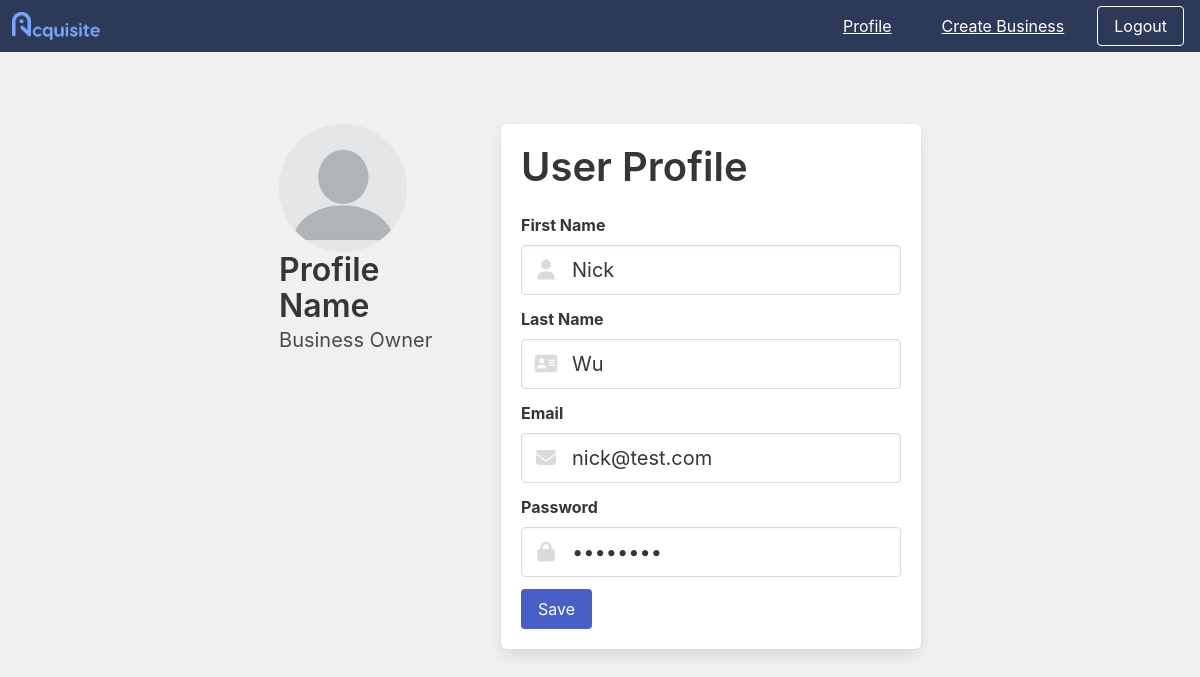
The page /profile (signed in) on the database its author committed.
### models.py (models this page shows, shortened)
class User(db.Model):
    id = db.Column(db.Integer, primary_key=True)
    first_name = db.Column(db.String(128), nullable=False)
    last_name = db.Column(db.String(128), nullable=False)
    email = db.Column(db.String(128), unique=True, nullable=False)
    password = db.Column(db.String(128), nullable=False)
    account_type = db.Column(db.String(20), nullable=False)
    avatar = db.Column(db.String(128), nullable=True)
    businesses = db.relationship('Business', backref='owner', lazy=True)

### app.py (the view, shortened to what this page needs)
@app.route('/profile', methods=['GET', 'POST'])
def profile():
    try:
        user = User.query.get(session['id'])
        return render_template('profile.html', user=user)
    except Exception as e:
        print(e)
        flash('An error occured', 'danger')
        return redirect('/')

### templates/profile.html (shortened to what this page needs)
{% extends "base.html" %}
{% block content %}
<div class="columns is-centered">
    <div class="columns is-8-desktop is-10-tablet mt-6">
        <div class="column is-one-third is-left">
            <figure class="image is-128x128">
                {% if user.avatar %}
                <img class="is-rounded" src="../static/uploads/{{ user.avatar }}">
                {% else %}
                <img class="is-rounded" src="../static/stock/pfp/default_pfp.png">
                {% endif %}
            </figure>
            <div class="title">
                <p class="is-1">
                    Profile Name
                </p>
            </div>
            <div class="subtitle">
                {% if user.account_type == "investor" %}
                <p>
                    Business Investor
                </p>
                {% else %}
                <p>
                    Business Owner
                </p>
                {% endif %}
            </div>
        </div>
        <div class="column is-two-thirds">
            <div class="box">
                <h2 class="title is-2">User Profile</h2>
                <form method="post">
                    <div class="field mt-3">
                        <label class="label">First Name</label>
                        <p class="control has-icons-left">
                            <input class="input is-medium" type="text" name="first_name" value={{ user.first_name }} required/>
                            <span class="icon is-medium is-left">
                            </span>
                        </p>
                    </div>
                    <div class="field">
                        <label class="label">Last Name</label>
                        <div class="control has-icons-left">
                            <input class="input is-medium" type="text" name="last_name" value={{ user.last_name }} required/>
                            <span class="icon is-small is-left">
                            </span>
                        </div>
                    </div>
                    <div class="field">
                        <label class="label">Email</label>
                        <div class="control has-icons-left">
                            <input class="input is-medium" type="email" name="email" value={{ user.email }} required/>
                            <span class="icon is-small is-left">
                            </span>
                        </div>
                    </div>
                    <div class="field">
                        <label class="label">Password</label>
                        <div class="control has-icons-left">
                            <input class="input is-medium" type="password" name="password" value={{ user.password }} required/>
                            <span class="icon is-small is-left">
                            </span>
                        </div>
                    </div>
                    <div class="control">
                        <button class="button is-link" type="submit">Save</button>
                    </div>
                </form>
            </div>
        </div>
    </div>
</div>
{% endblock %}

### rows shown on the page
User: first_name "Nick", last_name "Wu", email "nick@test.com"
